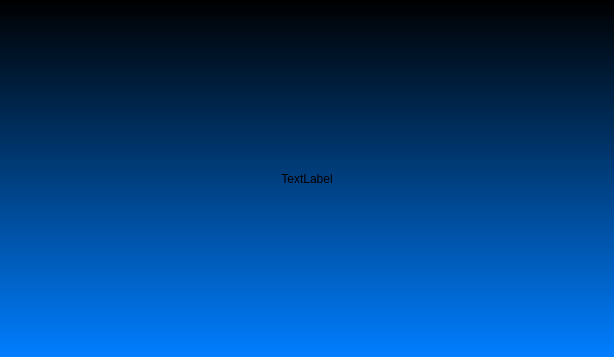
<?xml version="1.0" encoding="UTF-8"?>
<ui version="4.0">
 <class>shopped_platnosc</class>
 <widget class="QDialog" name="shopped_platnosc">
  <property name="geometry">
   <rect>
    <x>0</x>
    <y>0</y>
    <width>614</width>
    <height>357</height>
   </rect>
  </property>
  <property name="windowTitle">
   <string>Dialog</string>
  </property>
  <property name="styleSheet">
   <string notr="true">#shopped_platnosc{background-color: qlineargradient(spread:pad, x1:0, y1:0, x2:0, y2:1, stop:0 rgba(0, 0, 0, 255), stop:1 rgba(0, 126, 255, 255));}</string>
  </property>
  <layout class="QGridLayout" name="gridLayout_2">
   <item row="0" column="0">
    <widget class="QLabel" name="label_title">
     <property name="sizePolicy">
      <sizepolicy hsizetype="Preferred" vsizetype="Expanding">
       <horstretch>0</horstretch>
       <verstretch>0</verstretch>
      </sizepolicy>
     </property>
     <property name="font">
      <font>
       <family>Arial</family>
       <pointsize>14</pointsize>
       <weight>75</weight>
       <bold>true</bold>
      </font>
     </property>
     <property name="styleSheet">
      <string notr="true">color: rgb(75, 218, 13);</string>
     </property>
     <property name="text">
      <string/>
     </property>
     <property name="alignment">
      <set>Qt::AlignCenter</set>
     </property>
    </widget>
   </item>
   <item row="1" column="0">
    <widget class="QLabel" name="label_movie">
     <property name="sizePolicy">
      <sizepolicy hsizetype="Preferred" vsizetype="Expanding">
       <horstretch>0</horstretch>
       <verstretch>0</verstretch>
      </sizepolicy>
     </property>
     <property name="text">
      <string>TextLabel</string>
     </property>
     <property name="alignment">
      <set>Qt::AlignCenter</set>
     </property>
    </widget>
   </item>
   <item row="2" column="0">
    <widget class="QLabel" name="label_end">
     <property name="sizePolicy">
      <sizepolicy hsizetype="Preferred" vsizetype="Expanding">
       <horstretch>0</horstretch>
       <verstretch>0</verstretch>
      </sizepolicy>
     </property>
     <property name="font">
      <font>
       <family>Arial</family>
       <pointsize>16</pointsize>
       <weight>75</weight>
       <bold>true</bold>
      </font>
     </property>
     <property name="styleSheet">
      <string notr="true">color: rgb(75, 218, 13);</string>
     </property>
     <property name="text">
      <string/>
     </property>
     <property name="alignment">
      <set>Qt::AlignCenter</set>
     </property>
    </widget>
   </item>
  </layout>
 </widget>
 <resources/>
 <connections/>
</ui>
